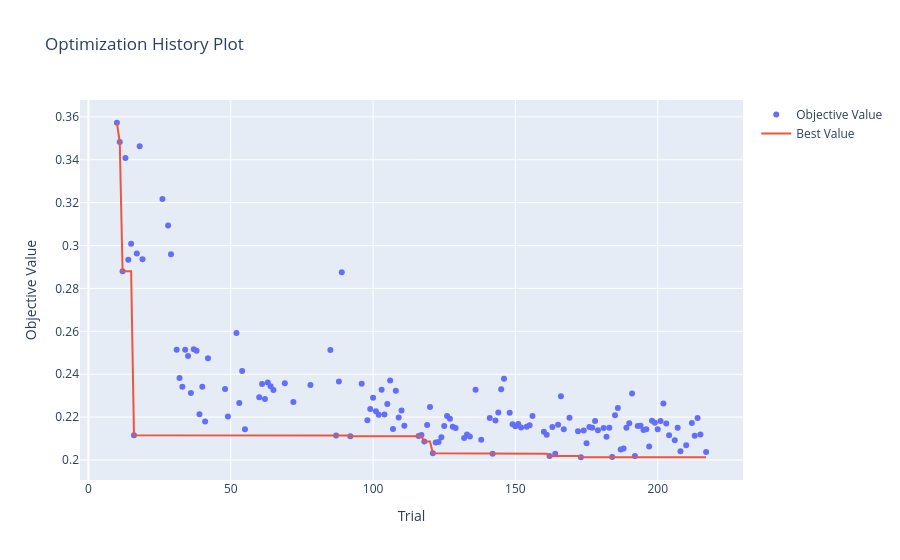
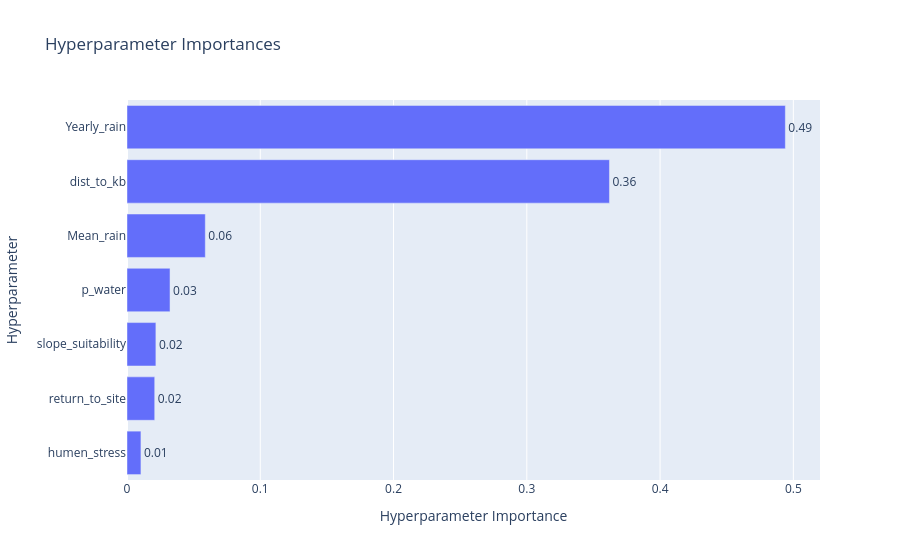
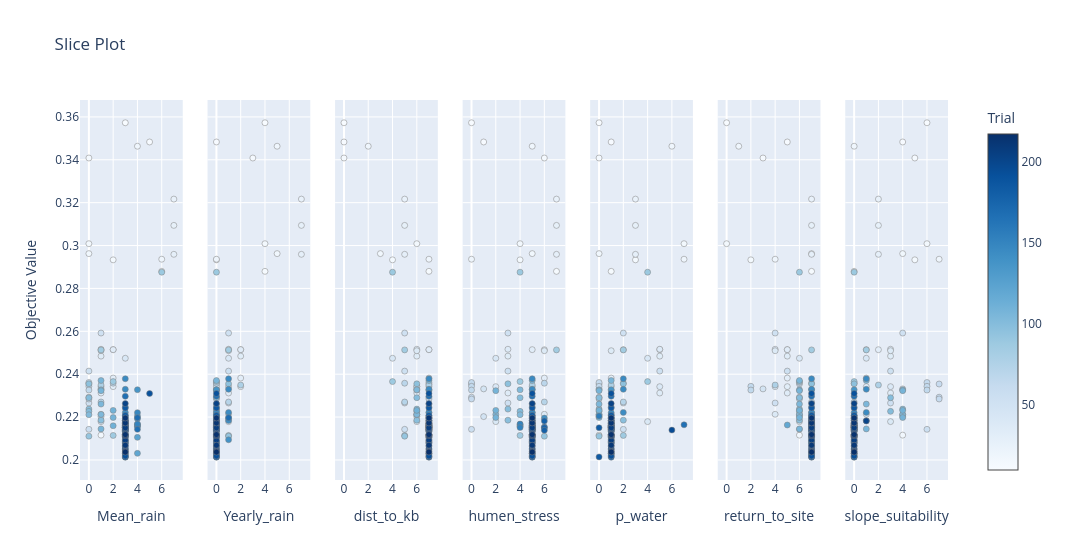

Notebook cell for these charts, in order:
### Markdown cell above
# Analysis and Visualization

The following cells analyze the results of the optimization study 'opt_2_26_v1'.

### Code cell
import optuna.visualization as vis
import pandas as pd

# 1. Load the study (Read-only mode is safer for analysis)
study_analysis = optuna.load_study(
    study_name='opt_2_26_v1',
    storage=r"sqlite:///D:\itay\ABM\Results\run\opt_run.db"
)

print(f"Number of finished trials: {len(study_analysis.trials)}")
print(f"Best trial value: {study_analysis.best_value}")
print("Best parameters:")
for key, value in study_analysis.best_params.items():
    print(f"  {key}: {value}")

# 2. Plot Optimization History (Check for convergence)
vis.plot_optimization_history(study_analysis).show()

# 3. Plot Hyperparameter Importances (See which params matter most)
# Note: Requires more than one parameter to be effective
vis.plot_param_importances(study_analysis).show()

# 4. Plot Slice (Visualize individual parameter distributions vs objective)
vis.plot_slice(study_analysis).show()

### Figure 1 — Plotly figure (JSON) as saved in the notebook; plotly's stock layout.template omitted (floating-point values rounded to 4 significant figures; data arrays with more than 128 entries replaced by an {"elided": "..."} marker saying what was removed)
{"data": [{"mode": "markers", "name": "Objective Value", "x": {"elided": "143 int values"}, "y": {"elided": "143 float values"}, "type": "scatter"}, {"mode": "lines", "name": "Best Value", "x": {"elided": "218 int values"}, "y": {"elided": "218 float values"}, "type": "scatter"}, {"marker": {"color": "#cccccc"}, "mode": "markers", "name": "Infeasible Trial", "showlegend": false, "x": [], "y": [], "type": "scatter"}], "layout": {"title": {"text": "Optimization History Plot"}, "xaxis": {"title": {"text": "Trial"}}, "yaxis": {"title": {"text": "Objective Value"}}}}

### Figure 2 — Plotly figure (JSON) as saved in the notebook; plotly's stock layout.template omitted (floating-point values rounded to 4 significant figures)
{"data": [{"cliponaxis": false, "hovertemplate": ["humen_stress (IntDistribution): 0.010458400771332706<extra></extra>", "return_to_site (IntDistribution): 0.02080134561206591<extra></extra>", "slope_suitability (IntDistribution): 0.021675616367373605<extra></extra>", "p_water (IntDistribution): 0.032285415724653925<extra></extra>", "Mean_rain (IntDistribution): 0.05876734165341579<extra></extra>", "dist_to_kb (IntDistribution): 0.36201528350490314<extra></extra>", "Yearly_rain (IntDistribution): 0.493996596366255<extra></extra>"], "name": "Objective Value", "orientation": "h", "text": ["0.01", "0.02", "0.02", "0.03", "0.06", "0.36", "0.49"], "textposition": "outside", "x": [0.01046, 0.0208, 0.02168, 0.03229, 0.05877, 0.362, 0.494], "y": ["humen_stress", "return_to_site", "slope_suitability", "p_water", "Mean_rain", "dist_to_kb", "Yearly_rain"], "type": "bar"}], "layout": {"title": {"text": "Hyperparameter Importances"}, "xaxis": {"title": {"text": "Hyperparameter Importance"}}, "yaxis": {"title": {"text": "Hyperparameter"}}}}

### Figure 3 — Plotly figure (JSON) as saved in the notebook; plotly's stock layout.template omitted (floating-point values rounded to 4 significant figures; data arrays with more than 128 entries replaced by an {"elided": "..."} marker saying what was removed)
{"data": [{"marker": {"color": {"elided": "143 int values"}, "colorbar": {"title": {"text": "Trial"}, "x": 1.0, "xpad": 40}, "colorscale": [[0.0, "rgb(247,251,255)"], [0.125, "rgb(222,235,247)"], [0.25, "rgb(198,219,239)"], [0.375, "rgb(158,202,225)"], [0.5, "rgb(107,174,214)"], [0.625, "rgb(66,146,198)"], [0.75, "rgb(33,113,181)"], [0.875, "rgb(8,81,156)"], [1.0, "rgb(8,48,107)"]], "line": {"color": "Grey", "width": 0.5}, "showscale": true}, "mode": "markers", "name": "Feasible Trial", "showlegend": false, "x": {"elided": "143 int values"}, "y": {"elided": "143 float values"}, "type": "scatter", "xaxis": "x", "yaxis": "y"}, {"marker": {"color": {"elided": "143 int values"}, "colorbar": {"title": {"text": "Trial"}, "x": 1.0, "xpad": 40}, "colorscale": [[0.0, "rgb(247,251,255)"], [0.125, "rgb(222,235,247)"], [0.25, "rgb(198,219,239)"], [0.375, "rgb(158,202,225)"], [0.5, "rgb(107,174,214)"], [0.625, "rgb(66,146,198)"], [0.75, "rgb(33,113,181)"], [0.875, "rgb(8,81,156)"], [1.0, "rgb(8,48,107)"]], "line": {"color": "Grey", "width": 0.5}, "showscale": false}, "mode": "markers", "name": "Feasible Trial", "showlegend": false, "x": {"elided": "143 int values"}, "y": {"elided": "143 float values"}, "type": "scatter", "xaxis": "x2", "yaxis": "y2"}, {"marker": {"color": {"elided": "143 int values"}, "colorbar": {"title": {"text": "Trial"}, "x": 1.0, "xpad": 40}, "colorscale": [[0.0, "rgb(247,251,255)"], [0.125, "rgb(222,235,247)"], [0.25, "rgb(198,219,239)"], [0.375, "rgb(158,202,225)"], [0.5, "rgb(107,174,214)"], [0.625, "rgb(66,146,198)"], [0.75, "rgb(33,113,181)"], [0.875, "rgb(8,81,156)"], [1.0, "rgb(8,48,107)"]], "line": {"color": "Grey", "width": 0.5}, "showscale": false}, "mode": "markers", "name": "Feasible Trial", "showlegend": false, "x": {"elided": "143 int values"}, "y": {"elided": "143 float values"}, "type": "scatter", "xaxis": "x3", "yaxis": "y3"}, {"marker": {"color": {"elided": "143 int values"}, "colorbar": {"title": {"text": "Trial"}, "x": 1.0, "xpad": 40}, "colorscale": [[0.0, "rgb(247,251,255)"], [0.125, "rgb(222,235,247)"], [0.25, "rgb(198,219,239)"], [0.375, "rgb(158,202,225)"], [0.5, "rgb(107,174,214)"], [0.625, "rgb(66,146,198)"], [0.75, "rgb(33,113,181)"], [0.875, "rgb(8,81,156)"], [1.0, "rgb(8,48,107)"]], "line": {"color": "Grey", "width": 0.5}, "showscale": false}, "mode": "markers", "name": "Feasible Trial", "showlegend": false, "x": {"elided": "143 int values"}, "y": {"elided": "143 float values"}, "type": "scatter", "xaxis": "x4", "yaxis": "y4"}, {"marker": {"color": {"elided": "143 int values"}, "colorbar": {"title": {"text": "Trial"}, "x": 1.0, "xpad": 40}, "colorscale": [[0.0, "rgb(247,251,255)"], [0.125, "rgb(222,235,247)"], [0.25, "rgb(198,219,239)"], [0.375, "rgb(158,202,225)"], [0.5, "rgb(107,174,214)"], [0.625, "rgb(66,146,198)"], [0.75, "rgb(33,113,181)"], [0.875, "rgb(8,81,156)"], [1.0, "rgb(8,48,107)"]], "line": {"color": "Grey", "width": 0.5}, "showscale": false}, "mode": "markers", "name": "Feasible Trial", "showlegend": false, "x": {"elided": "143 int values"}, "y": {"elided": "143 float values"}, "type": "scatter", "xaxis": "x5", "yaxis": "y5"}, {"marker": {"color": {"elided": "143 int values"}, "colorbar": {"title": {"text": "Trial"}, "x": 1.0, "xpad": 40}, "colorscale": [[0.0, "rgb(247,251,255)"], [0.125, "rgb(222,235,247)"], [0.25, "rgb(198,219,239)"], [0.375, "rgb(158,202,225)"], [0.5, "rgb(107,174,214)"], [0.625, "rgb(66,146,198)"], [0.75, "rgb(33,113,181)"], [0.875, "rgb(8,81,156)"], [1.0, "rgb(8,48,107)"]], "line": {"color": "Grey", "width": 0.5}, "showscale": false}, "mode": "markers", "name": "Feasible Trial", "showlegend": false, "x": {"elided": "143 int values"}, "y": {"elided": "143 float values"}, "type": "scatter", "xaxis": "x6", "yaxis": "y6"}, {"marker": {"color": {"elided": "143 int values"}, "colorbar": {"title": {"text": "Trial"}, "x": 1.0, "xpad": 40}, "colorscale": [[0.0, "rgb(247,251,255)"], [0.125, "rgb(222,235,247)"], [0.25, "rgb(198,219,239)"], [0.375, "rgb(158,202,225)"], [0.5, "rgb(107,174,214)"], [0.625, "rgb(66,146,198)"], [0.75, "rgb(33,113,181)"], [0.875, "rgb(8,81,156)"], [1.0, "rgb(8,48,107)"]], "line": {"color": "Grey", "width": 0.5}, "showscale": false}, "mode": "markers", "name": "Feasible Trial", "showlegend": false, "x": {"elided": "143 int values"}, "y": {"elided": "143 float values"}, "type": "scatter", "xaxis": "x7", "yaxis": "y7"}], "layout": {"xaxis": {"anchor": "y", "domain": [0.0, 0.1184], "title": {"text": "Mean_rain"}}, "yaxis": {"anchor": "x", "domain": [0.0, 1.0], "title": {"text": "Objective Value"}}, "xaxis2": {"anchor": "y2", "domain": [0.1469, 0.2653], "title": {"text": "Yearly_rain"}}, "yaxis2": {"anchor": "x2", "domain": [0.0, 1.0], "matches": "y", "showticklabels": false}, "xaxis3": {"anchor": "y3", "domain": [0.2939, 0.4122], "title": {"text": "dist_to_kb"}}, "yaxis3": {"anchor": "x3", "domain": [0.0, 1.0], "matches": "y", "showticklabels": false}, "xaxis4": {"anchor": "y4", "domain": [0.4408, 0.5592], "title": {"text": "humen_stress"}}, "yaxis4": {"anchor": "x4", "domain": [0.0, 1.0], "matches": "y", "showticklabels": false}, "xaxis5": {"anchor": "y5", "domain": [0.5878, 0.7061], "title": {"text": "p_water"}}, "yaxis5": {"anchor": "x5", "domain": [0.0, 1.0], "matches": "y", "showticklabels": false}, "xaxis6": {"anchor": "y6", "domain": [0.7347, 0.8531], "title": {"text": "return_to_site"}}, "yaxis6": {"anchor": "x6", "domain": [0.0, 1.0], "matches": "y", "showticklabels": false}, "xaxis7": {"anchor": "y7", "domain": [0.8816, 1.0], "title": {"text": "slope_suitability"}}, "yaxis7": {"anchor": "x7", "domain": [0.0, 1.0], "matches": "y", "showticklabels": false}, "title": {"text": "Slice Plot"}, "width": 2100}}
